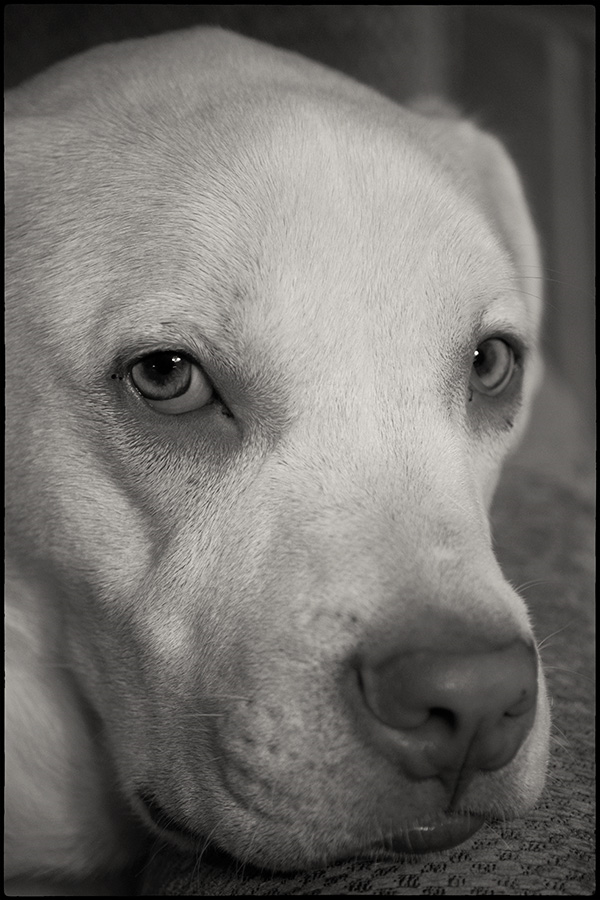
#> input picture lowcontrastpicture.png, 600 x 900 px, found by its file name
$ python 'UTS histogram equalization.py'
#> lines starting #> are read from the running program, lines starting #| are printed output that depends on the picture
# Nama : Armada Satya Permana
# NIM : 220401010131
# Kelas : IFD51
# Mata Kuliah : Pengolahan Citra

import imageio
import numpy as np
import matplotlib.pyplot as plt

image = imageio.v2.imread("C:/Users/Numotion Editor/Documents/matplotlib_project/lowcontrastpicture.png")
#> image is the input picture: shape (900, 600, 4); mean R, G, B, A 114, 111.7, 108.3, 255

if len(image.shape) == 3:
    gray_image = np.dot(image[...,:3], [0.299, 0.587, 0.114])
else:
    gray_image = image

hist, bins = np.histogram(gray_image.flatten(), bins=256, range=[0, 256])
#> hist = 256 values, max 10254 at index 0, min 0 at index 225, mean 2109.4; bins = 257 values from 0 to 256
cdf = hist.cumsum()
#> cdf = 256 values from 10254 to 540000
cdf_normalized = cdf * hist.max() / cdf.max()
#> cdf_normalized = 256 values from 194.7 to 10254
cdf_m = np.ma.masked_equal(cdf, 0)
cdf_m = (cdf_m - cdf_m.min()) * 255 / (cdf_m.max() - cdf_m.min())
cdf_final = np.ma.filled(cdf_m, 0).astype('uint8')
#> cdf_final = 256 values from 0 to 255

equalized_image = cdf_final[gray_image.astype('uint8')]
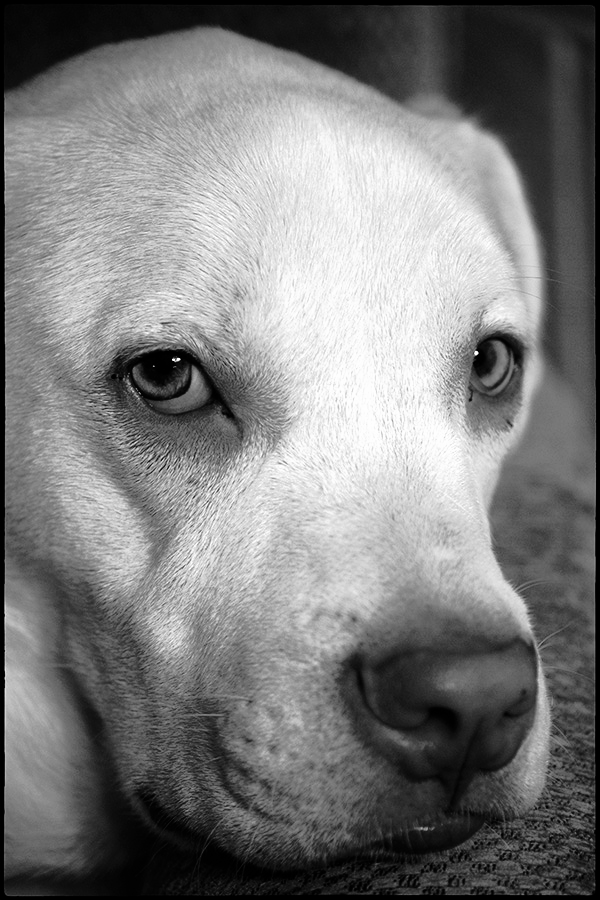
#> equalized_image: shape (900, 600); min 0, max 255, mean 125.3

plt.figure(figsize=(10, 5))
plt.subplot(1, 2, 1)
plt.title("Citra Asli")
plt.imshow(gray_image, cmap='gray')
plt.axis('off')

plt.subplot(1, 2, 2)
plt.title("Citra Setelah Histogram Equalization")
plt.imshow(equalized_image, cmap='gray')
plt.axis('off')

plt.show()
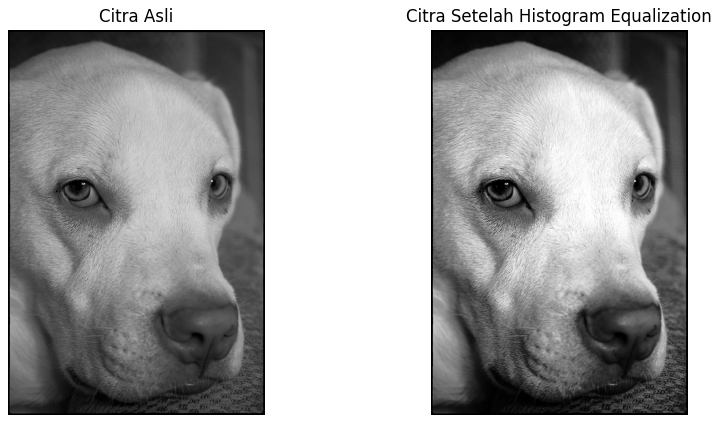
#> figure drawn by matplotlib, 2 panels
